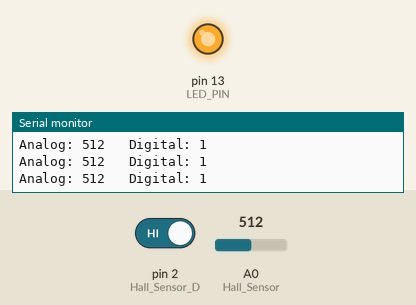
This sketch was run on a simulated Arduino Uno, built with avr-gcc and run on an emulated ATmega328P. Shown: output pins drawn as LEDs (lit = HIGH), the last lines printed to the serial monitor. Inputs (shaded band) come from the test bench; at power-on: pin 2 (Hall_Sensor_D) HIGH, A0 (Hall_Sensor) = 512.

Above: at 1.3 s.
1.4 s: pin 2 (Hall_Sensor_D) driven LOW
At 2.2 s:
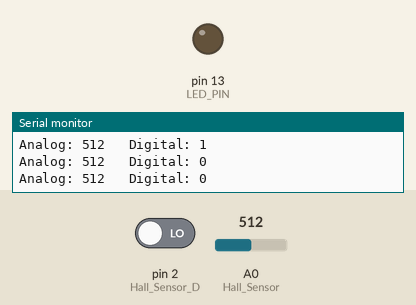
3.0 s: pin 2 (Hall_Sensor_D) driven HIGH
At 3.4 s:
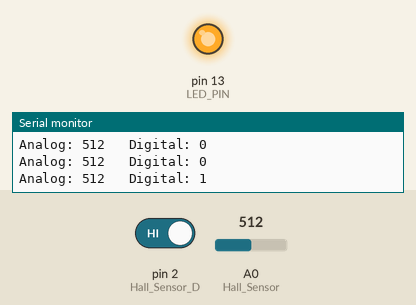
Timing chart, 0 to 6.0 s (numbered marks = the images above; inputs shaded):
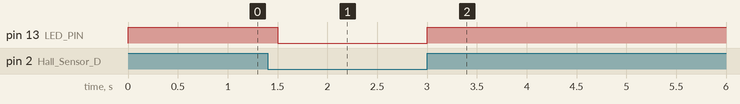

Measured:
- after the input at 1.4 s, pin 13 (LED_PIN): HIGH → LOW after 0.10 s
- after the input at 3.0 s, pin 13 (LED_PIN): LOW → HIGH at once

The sketch:

Hall_Effect_Sensor.ino
```cpp
#define Hall_Sensor A0
#define Hall_Sensor_D 2
#define LED_PIN 13  // LED connected to pin 13

int Val1 = 0, Val2 = 0;

void setup() {
  Serial.begin(9600);
  pinMode(Hall_Sensor_D, INPUT);
  pinMode(LED_PIN, OUTPUT); // Set LED pin as output
}

void loop() {
  Val1 = analogRead(Hall_Sensor);         // Read analog signal from Hall sensor
  Val2 = digitalRead(Hall_Sensor_D);      // Read digital signal from Hall sensor

  Serial.print("Analog: ");
  Serial.print(Val1);
  Serial.print("\t Digital: ");
  Serial.println(Val2);

  // If a magnet is detected (digital signal is LOW = negative)
  if (Val2 == LOW) {
    digitalWrite(LED_PIN, LOW);  // Turn off the LED (negative signal)
  } else {
    digitalWrite(LED_PIN, HIGH); // Turn on the LED (no magnet = positive signal)
  }

  delay(500);
}
```
